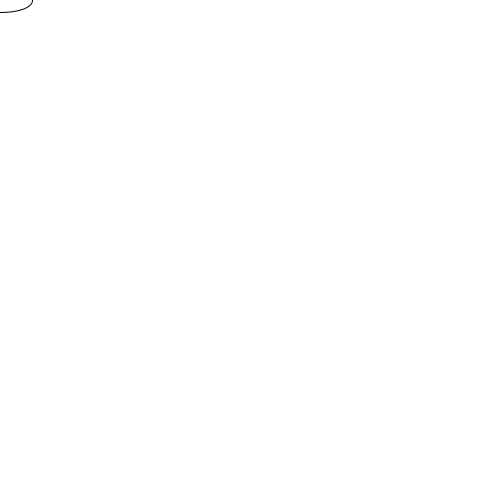
Frame 1 (no input)
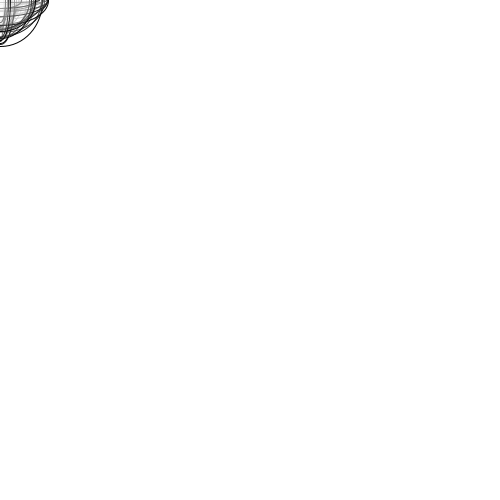
Frame 60 (the mouse pressed at the canvas centre just before this capture)
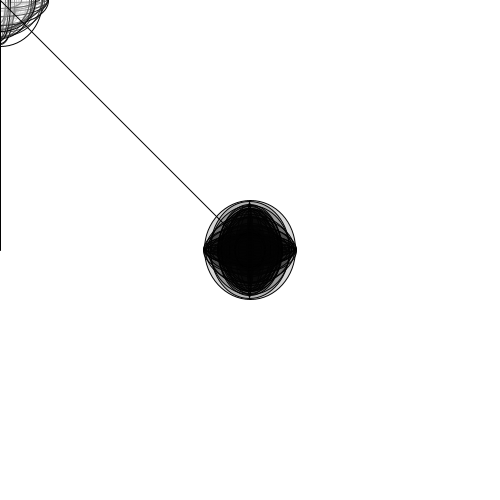
Frame 120 (the mouse held since frame 60 and released just before this capture)

The Processing sketch that drew these frames (run headless with seeded random() and noise(); from frame 60 on, the mouse is pressed at the canvas centre):

// Processing sketch: processing_44817
// ── processing_44817.pde

void setup(){

size (500,500);
background(255);
smooth();

}

void draw(){

//float weight = dist(mouseX, mouseY, pmouseX, pmouseY);
//strokeWeight(weight);
//line(mouseX, mouseY, pmouseX, pmouseY);

//ellipse(mouseX,mouseY,10,10);

if(mousePressed == true){
  line(pmouseX,pmouseY,mouseX,mouseY);
    ellipse(mouseX,mouseY,random(100),random(100));
    fill(0,0,0,40);
    stroke(random(3));
    line(pmouseX,pmouseY,pmouseX,mouseY);    
}else{
    ellipse(mouseX,mouseY,random(100),random(100));
    fill(255,255,255,30);
}
}
